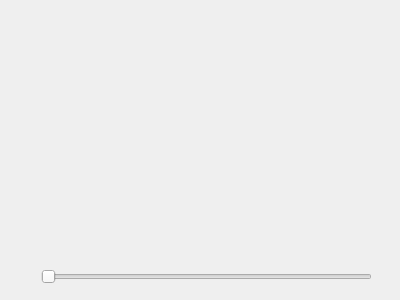
<?xml version="1.0" encoding="UTF-8"?>
<ui version="4.0">
 <class>MainWindow</class>
 <widget class="QMainWindow" name="MainWindow">
  <property name="geometry">
   <rect>
    <x>0</x>
    <y>0</y>
    <width>400</width>
    <height>300</height>
   </rect>
  </property>
  <property name="windowTitle">
   <string>MainWindow</string>
  </property>
  <widget class="QWidget" name="centralWidget">
   <layout class="QVBoxLayout" name="verticalLayout">
    <item>
     <widget class="QWidget" name="widget" native="true">
      <widget class="QSlider" name="horizontalSlider">
       <property name="geometry">
        <rect>
         <x>30</x>
         <y>250</y>
         <width>331</width>
         <height>32</height>
        </rect>
       </property>
       <property name="orientation">
        <enum>Qt::Horizontal</enum>
       </property>
      </widget>
     </widget>
    </item>
   </layout>
  </widget>
 </widget>
 <layoutdefault spacing="6" margin="11"/>
 <resources/>
 <connections/>
</ui>
